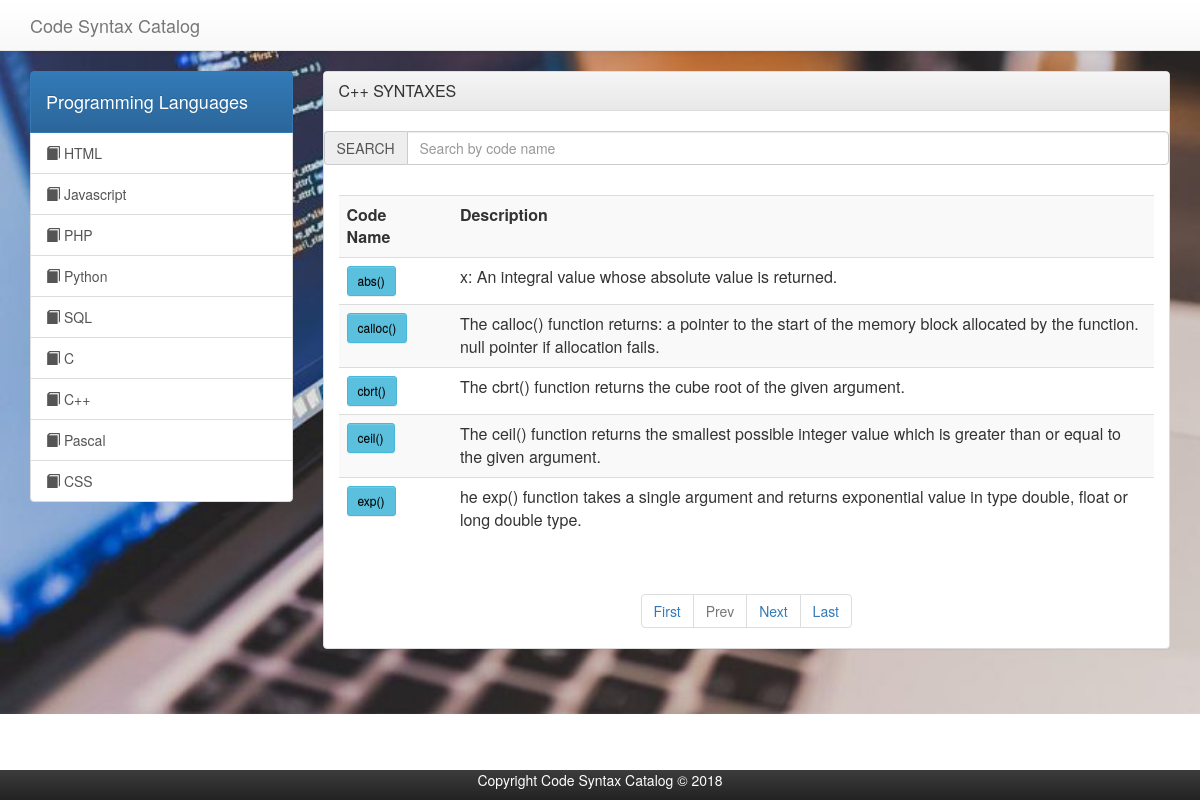
/cplusplus/cpluspluspage.php, run on the app's committed database.
### tables this page shows
CREATE TABLE `cplustbl` (
  `cplus_id` int(11) NOT NULL,
  `cplus_name` varchar(250) NOT NULL,
  `cplus_description` text NOT NULL,
  `cplus_content` text NOT NULL,
  `compare_name` varchar(250) NOT NULL
);

### cplusplus/cpluspluspage.php (the view, shortened to what this page needs)
<?php
    include '../includes/connection.php';
?>
<html lang ="en">
<head>
  <link rel="stylesheet" href="../assets/bootstrap/css/bootstrap.min.css">
  <link rel="stylesheet" href="../assets/bootstrap/css/bootstrap-theme.min.css">
  <link rel="stylesheet" href="../assets/bootstrap/css/bootstrap.css">
  <link rel="stylesheet" href="https://cdnjs.cloudflare.com/ajax/libs/font-awesome/4.7.0/css/font-awesome.min.css">
  <link rel="stylesheet" type="text/css" href="font-awesome/css/font-awesome.min.css"/>
</head>
<body style = "background-image: url(../img/3.jpg); background-repeat:no-repeat; background-size: 100%;">
     <nav class="navbar navbar-default navbar-static-top">
      <div class="container">
        <div class="navbar-header">
          <a class="navbar-brand" href="#">Code Syntax Catalog</a>
        </div>
        <div id="navbar" class="collapse navbar-collapse">
        </div>
      </div>
    </nav>
    <section id="main">
          <div class="container">
              <div class="row">
                  <div class="col-md-3">
                      <div>
                        <a href="#" class="list-group-item active main-color-bg">
                          <h4>Programming Languages</h4>
                        </a>
                        <a href="../html/htmlpage.php" class="list-group-item"><span class="glyphicon glyphicon-book" aria-hidden="true"></span> HTML</a>
                        <a href="../javascript/javascriptpage.php" class="list-group-item"><span class="glyphicon glyphicon-book" aria-hidden="true"></span> Javascript</a>
                        <a href="../php/phppage.php" class="list-group-item"><span class="glyphicon glyphicon-book" aria-hidden="true"></span> PHP</a>
                        <a href="../python/pythonpage.php" class="list-group-item"><span class="glyphicon glyphicon-book" aria-hidden="true"></span> Python</a>
                        <a href="../sql/sqlpage.php" class="list-group-item"><span class="glyphicon glyphicon-book" aria-hidden="true"></span> SQL</a>
                        <a href="../c/cpage.php" class="list-group-item"><span class="glyphicon glyphicon-book" aria-hidden="true"></span> C</a>
                        <a href="cpluspluspage.php" class="list-group-item"><span class="glyphicon glyphicon-book" aria-hidden="true"></span> C++</a>
                        <a href="../pascal/pascalpage.php" class="list-group-item"><span class="glyphicon glyphicon-book" aria-hidden="true"></span> Pascal</a>
                        <a href="../css1/css1page.php" class="list-group-item"><span class="glyphicon glyphicon-book" aria-hidden="true"></span> CSS</a>
                      </div>
                  </div>
                  <div class="col-md-9">
                      <div class="panel panel-default">
                        <div class="panel-heading main-color-bg">
                          <h3 class="panel-title">C++ SYNTAXES</h3>
                        </div><br>
                        <div class ="form-group">
                          <div class ="input-group">
                            <span class ="input-group-addon">SEARCH</span>
                            <input type = "text" name ="search_text" id="search_text" placeholder="Search by code name" class ="form-control"></input>
                          </div>
                        </div>
                        <div class="panel-body">
                            <table class="table table-striped table-hover">
                              <tbody id ="mysearch">
                                <tr>
                                    <th>Code Name</th>
                                    <th></th>
                                    <th>Description</th>
                                </tr>
                                <?php
                                     if (isset($_GET['pageno'])) {
                                        $pageno = $_GET['pageno'];
                                    } else {
                                        $pageno = 1;
                                    }
                                    $no_of_records_per_page = 5;
                                    $offset = ($pageno-1) * $no_of_records_per_page;
                                    $total_pages_sql = "SELECT COUNT(*) FROM cplustbl ORDER BY cplus_name ASC";
                                    $result = mysqli_query($conn,$total_pages_sql);
                                    $total_rows = mysqli_fetch_array($result)[0];
                                    $total_pages = ceil($total_rows / $no_of_records_per_page);
                                    $sql = "SELECT * FROM cplustbl ORDER BY cplus_name ASC LIMIT $offset, $no_of_records_per_page";
                                    $qry = mysqli_query($conn,$sql);
                                    while($row = mysqli_fetch_array($qry)){
                                          $id = $row['cplus_id'];
                                        print '
                                            <tr>
                                            <td><a  href="cplusview.php?id='.$id.'"><button class="btn btn-sm btn-info" style ="color:black;">'.$row['cplus_name'].'</button></a><td>
                                            <td> '.$row['cplus_description'].'</td>
                                            </tr>
                                            ';
                                    }
                                ?>
                              </tbody>
                            </table> </div><center>
                            <ul class="pagination">
                              <li><a href="?pageno=1">First</a></li>
                              <li class="<?php if($pageno <= 1){ echo 'disabled'; } ?>">
                                  <a href="<?php if($pageno <= 1){ echo '#'; } else { echo "?pageno=".($pageno - 1); } ?>">Prev</a>
                              </li>
                              <li class="<?php if($pageno >= $total_pages){ echo 'disabled'; } ?>">
                                  <a href="<?php if($pageno >= $total_pages){ echo '#'; } else { echo "?pageno=".($pageno + 1); } ?>">Next</a>
                              </li>
                              <li><a href="?pageno=<?php echo $total_pages; ?>">Last</a></li>
                          </ul></center>
                      </div>
                  </div>
              </div>
          </div>
      </section>
</body>
</html>
     <center> <footer id="footer" class="navbar-fixed-bottom navbar-inverse">
            <p style="color:white;">Copyright Code Syntax Catalog &COPY; 2018</p>
        </footer></center><center>

### data on the page
cplustbl: cplus_name "abs()", cplus_description "x: An integral value whose absolute value is returned."
cplustbl: cplus_name "calloc()", cplus_description "The calloc() function returns: a pointer to the start of the memory block allocated by the function. null pointer if allocation fails."
cplustbl: cplus_name "cbrt()", cplus_description "The cbrt() function returns the cube root of the given argument."
cplustbl: cplus_name "ceil()", cplus_description "The ceil() function returns the smallest possible integer value which is greater than or equal to the given argument."
cplustbl: cplus_name "exp()", cplus_description "he exp() function takes a single argument and returns exponential value in type double, float or long double type."
